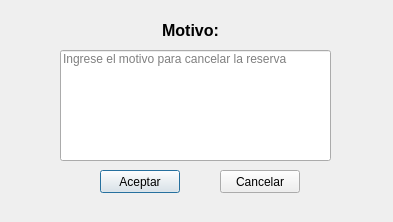
<?xml version="1.0" encoding="UTF-8"?>
<ui version="4.0">
 <class>Dialog</class>
 <widget class="QDialog" name="Dialog">
  <property name="geometry">
   <rect>
    <x>0</x>
    <y>0</y>
    <width>393</width>
    <height>222</height>
   </rect>
  </property>
  <property name="windowTitle">
   <string>Cancelar Reserva</string>
  </property>
  <widget class="QLabel" name="label_reason">
   <property name="geometry">
    <rect>
     <x>130</x>
     <y>10</y>
     <width>121</width>
     <height>41</height>
    </rect>
   </property>
   <property name="text">
    <string>&lt;html&gt;&lt;head/&gt;&lt;body&gt;&lt;p align=&quot;center&quot;&gt;&lt;span style=&quot; font-size:12pt; font-weight:600;&quot;&gt;Motivo:&lt;/span&gt;&lt;/p&gt;&lt;/body&gt;&lt;/html&gt;</string>
   </property>
  </widget>
  <widget class="QLineEdit" name="le_reason">
   <property name="geometry">
    <rect>
     <x>60</x>
     <y>50</y>
     <width>271</width>
     <height>111</height>
    </rect>
   </property>
   <property name="cursorPosition">
    <number>0</number>
   </property>
   <property name="alignment">
    <set>Qt::AlignLeading|Qt::AlignLeft|Qt::AlignTop</set>
   </property>
   <property name="placeholderText">
    <string>Ingrese el motivo para cancelar la reserva</string>
   </property>
  </widget>
  <widget class="QPushButton" name="btn_ok">
   <property name="geometry">
    <rect>
     <x>100</x>
     <y>170</y>
     <width>80</width>
     <height>23</height>
    </rect>
   </property>
   <property name="text">
    <string>Aceptar</string>
   </property>
  </widget>
  <widget class="QPushButton" name="btn_cancel">
   <property name="geometry">
    <rect>
     <x>220</x>
     <y>170</y>
     <width>80</width>
     <height>23</height>
    </rect>
   </property>
   <property name="text">
    <string>Cancelar</string>
   </property>
  </widget>
 </widget>
 <resources/>
 <connections/>
</ui>
